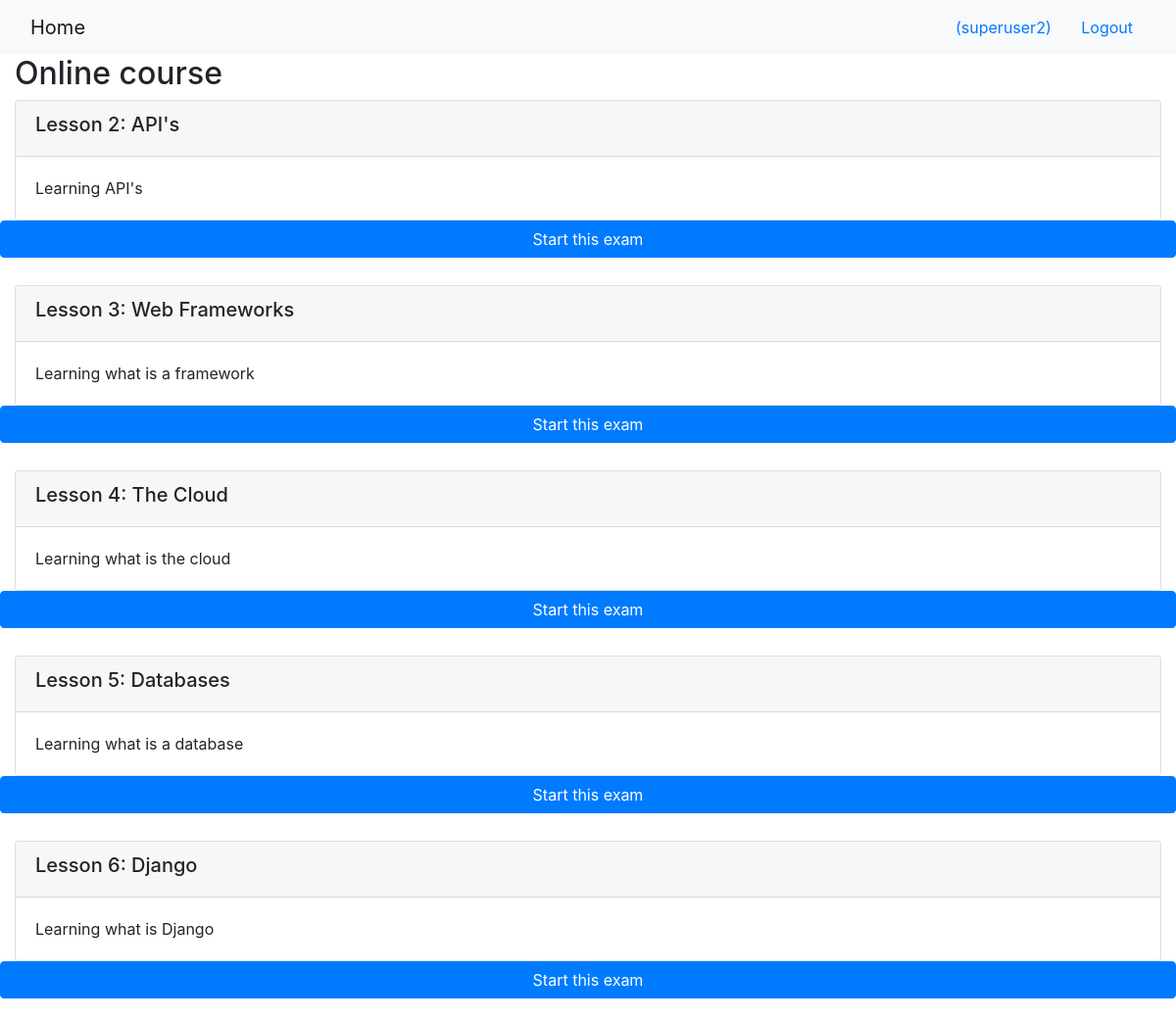
The app's page /onlinecourse/1/ (signed in) with its own data.
### onlinecourse/models.py (models this page shows, shortened)
class Course(models.Model):
    name = models.CharField(null=False, max_length=30, default='online course')
    image = models.ImageField(upload_to='course_images/')
    description = models.CharField(max_length=1000)
    pub_date = models.DateField(null=True)
    instructors = models.ManyToManyField(Instructor)
    users = models.ManyToManyField(settings.AUTH_USER_MODEL, through='Enrollment')
    total_enrollment = models.IntegerField(default=0)
    is_enrolled = False

class Lesson(models.Model):
    title = models.CharField(max_length=200, default="title")
    order = models.IntegerField(default=0)
    course = models.ForeignKey(Course, on_delete=models.CASCADE)
    content = models.TextField()

### onlinecourse/views.py (the view)
# urls.py: path('<int:pk>/', views.CourseDetailView.as_view(), name='course_details'),
class CourseDetailView(generic.DetailView):
    model = Course
    template_name = 'onlinecourse/course_detail_bootstrap.html'

### onlinecourse/templates/onlinecourse/course_detail_bootstrap.html (shortened to what this page needs)
<!DOCTYPE html>
<html lang="en">
  <head>
    {% load static %}
    <link
      rel="stylesheet"
      href="https://maxcdn.bootstrapcdn.com/bootstrap/4.5.2/css/bootstrap.min.css"
    />
  </head>
  <body>
    <nav class="navbar navbar-light bg-light">
      <div class="container-fluid">
        <div class="navbar-header">
          <a class="navbar-brand" href="{% url 'onlinecourse:index' %}">Home</a>
        </div>
        <ul class="nav navbar-nav navbar-right">
          {% if user.is_authenticated %}
          <li>
            <a class="btn btn-link" href="#"
              >{{ user.first_name }}({{ user.username }})</a
            >
            <a class="btn btn-link" href="{% url 'onlinecourse:logout' %}"
              >Logout</a
            >
          </li>
          {% endif %}
        </ul>
      </div>
    </nav>
    <div class="container-fluid">
      <h2>{{ course.name }}</h2>
      <div class="card-columns-vertical">
        {% for lesson in course.lesson_set.all %}
        <div class="card mt-1">
          <div class="card-header">
            <h5>Lesson {{lesson.order|add:1}}: {{lesson.title}}</h5>
          </div>
          <div class="card-body">{{lesson.content}}</div>
        </div>
        <div class="row justify-content-center">
          <button
            class="btn btn-primary w-100 mb-4"
            type="button"
            data-toggle="collapse"
            data-target="#lesson_{{lesson.id}}"
            aria-expanded="false"
            aria-controls="exam"
          >
            Start this exam
          </button>
        </div>
        {% endfor %}
      </div>
    </div>
  </body>
</html>

### records on screen
Course: name "Online course"
Lesson: order|add "2", title "API's", content "Learning API's"
Lesson: order|add "3", title "Web Frameworks", content "Learning what is a framework"
Lesson: order|add "4", title "The Cloud", content "Learning what is the cloud"
Lesson: order|add "5", title "Databases", content "Learning what is a database"
Lesson: order|add "6", title "Django", content "Learning what is Django"

### other values on screen
{{ user.username }} "superuser2"
